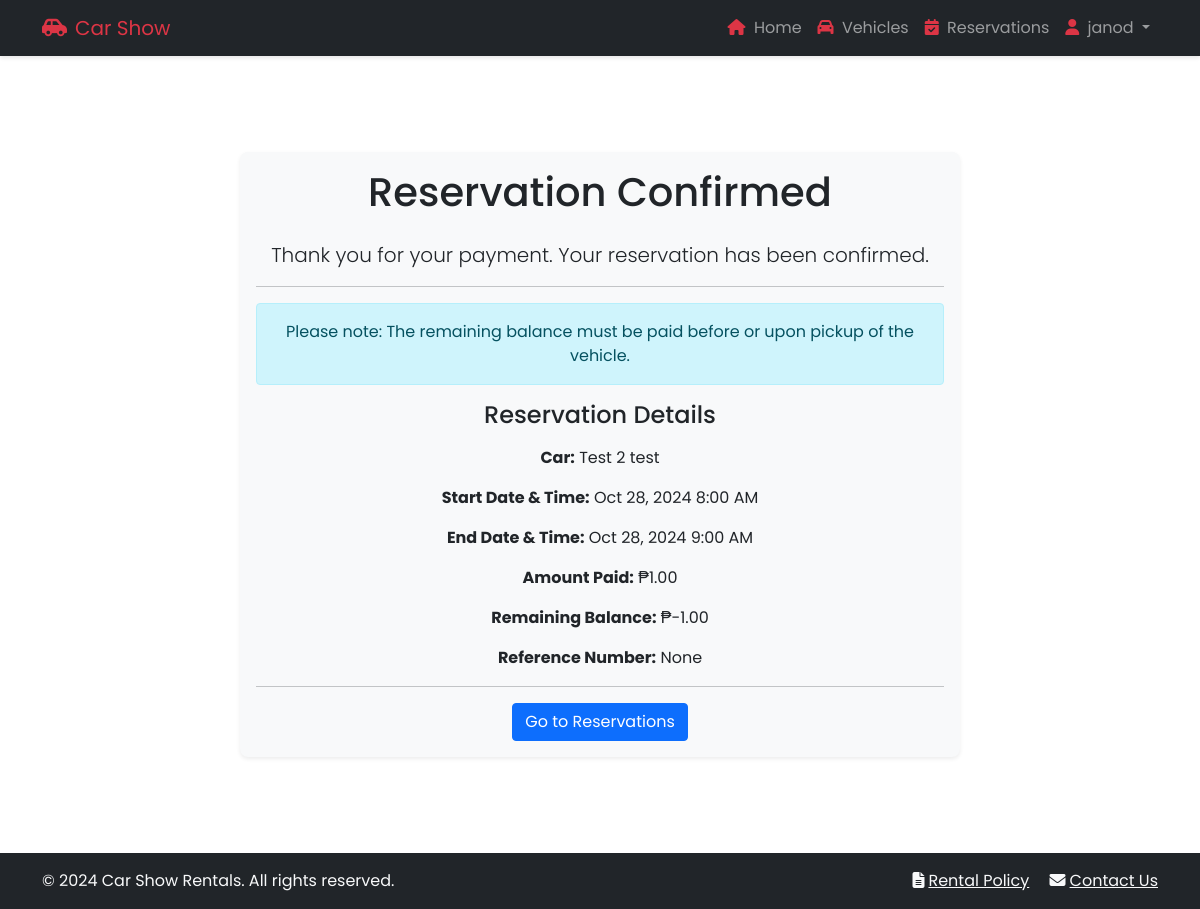
Before: /payment-confirmation/39/ (signed in) with the older database file.
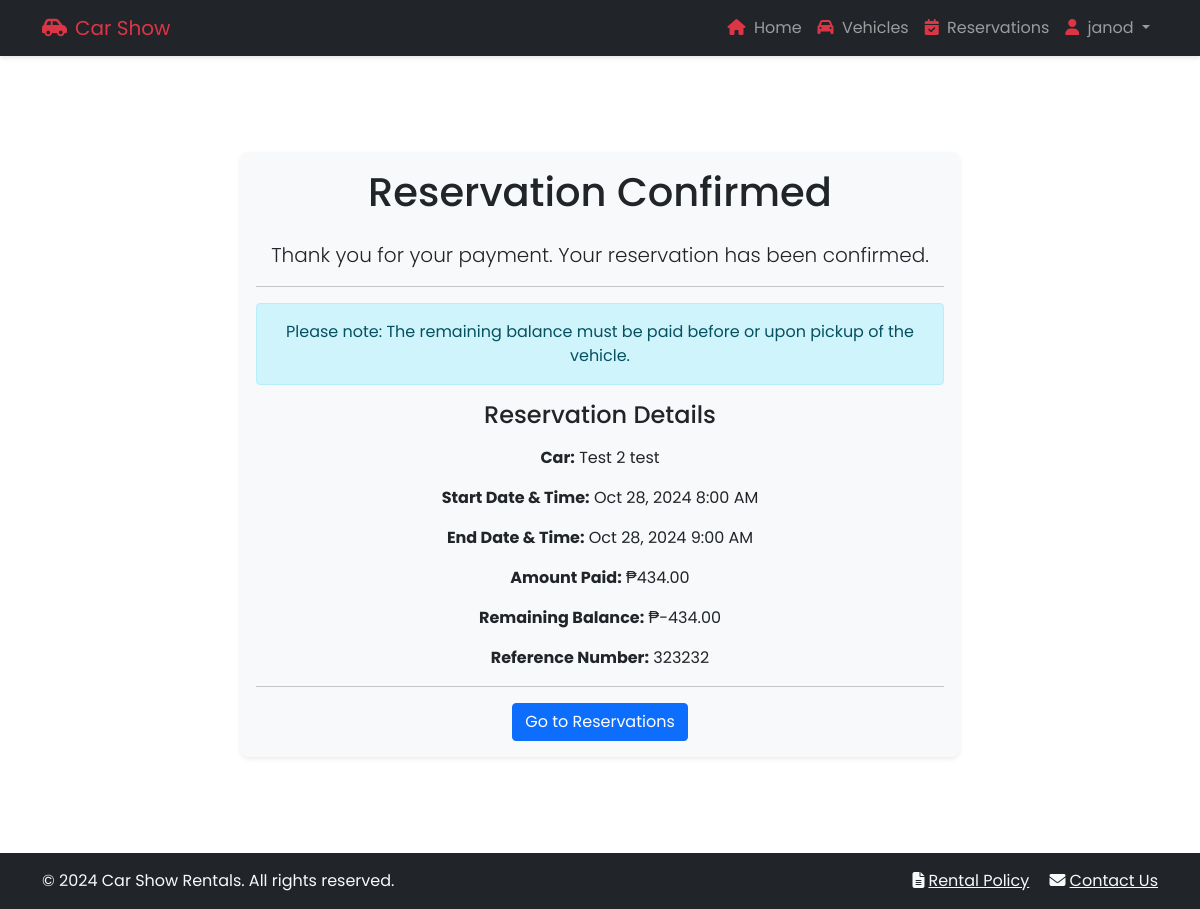
After: the same page with the newer database file.
### backend/models.py (models this page shows, shortened)
class Reservation(models.Model):
    RATE_TYPES = [
        ('hourly', 'Hourly'),
        ('daily', 'Daily'),
        ('weekly', 'Weekly'),
    ]
    STATUS_CHOICES = [
        ('pending', 'Pending'),
        ('partial', 'Partial'),
        ('paid', 'Paid'),
        ('active', 'Active'),
        ('completed', 'Completed'),
        ('cancelled', 'Cancelled'),
    ]
    user = models.ForeignKey(User, on_delete=models.CASCADE)
    car = models.ForeignKey(Car, on_delete=models.CASCADE)
    rate_type = models.CharField(max_length=10, choices=RATE_TYPES)
    start_datetime = models.DateTimeField()
    end_datetime = models.DateTimeField()
    receipt_image = models.ImageField(upload_to='receipts/', blank=True, null=True)
    reference_number = models.CharField(max_length=50, blank=True, null=True)
    amount = models.DecimalField(max_digits=10, decimal_places=2, default=0)
    total_price = models.DecimalField(max_digits=10, decimal_places=2)
    status = models.CharField(max_length=20, choices=STATUS_CHOICES, default='pending')
    created_at = models.DateTimeField(auto_now_add=True)
    updated_at = models.DateTimeField(auto_now=True)
    class Meta:
        ordering = ['-created_at', '-updated_at']

class Car(models.Model):
    CAR_TYPES = [
        ('sedan', 'Sedan'),
        ('suv', 'SUV'),
        ('pick up', 'Pick Up'),
        ('van', 'Van'),
        ('mini van', 'Mini Van'),
    ]
    brand = models.CharField(max_length=100)
    model = models.CharField(max_length=100)
    year = models.IntegerField()
    total_units = models.IntegerField()
    unavailable_units = models.IntegerField(default=0)
    car_type = models.CharField(max_length=20, choices=CAR_TYPES)
    hourly_rate = models.DecimalField(max_digits=8, decimal_places=2)
    daily_rate = models.DecimalField(max_digits=8, decimal_places=2)
    features = models.TextField()
    created_at = models.DateTimeField(auto_now_add=True)
    class Meta:
        ordering = ['-created_at']

### frontend/views.py (the view)
# urls.py: path('payment-confirmation/<int:reservation_id>/', views.payment_confirmation,
@login_required
def payment_confirmation(request, reservation_id):
    reservation = get_object_or_404(Reservation, id=reservation_id, user=request.user)
    if reservation.total_price == reservation.amount:
        payment_type = 'full_payment'
    else:
        payment_type = 'down_payment'
    context = {
        'reservation': reservation,
        'payment_type': payment_type,
        'remaining_balance': reservation.total_price - reservation.amount
    }
    return render(request, 'frontend/payment_confirmation.html', context)

### frontend/templates/frontend/payment_confirmation.html (shortened to what this page needs)
{% extends 'frontend/base.html' %}
{% load static %}
{% block content %}
<div class="container py-5">
    <div class="row justify-content-center">
        <div class="col-md-8">
            <div class="card bg-light shadow-sm">
                <div class="card-body text-center">
                    <h1 class="card-title mb-4">Reservation Confirmed</h1>
                    <p class="lead">Thank you for your payment. Your reservation has been confirmed.</p>
                    <hr>
                    {% if payment_type == 'down_payment' %}
                    <div class="alert alert-info">
                        Please note: The remaining balance must be paid before or upon pickup of the vehicle.
                    </div>
                    {% endif %}
                    <h2 class="h4 mb-3">Reservation Details</h2>
                    <p><strong>Car:</strong> {{ reservation.car.brand }} {{ reservation.car.model }}</p>
                    <p><strong>Start Date & Time:</strong> {{ reservation.start_datetime|date:"M d, Y g:i A"}}</p>
                    <p><strong>End Date & Time:</strong> {{ reservation.end_datetime|date:"M d, Y g:i A"}}</p>
                    <p><strong>Amount Paid:</strong> ₱{{ reservation.amount }}</p>
                    {% if payment_type == 'down_payment' %}
                    <p><strong>Remaining Balance:</strong> ₱{{ remaining_balance }}</p>
                    {% endif %}
                    <p><strong>Reference Number:</strong> {{ reservation.reference_number }}</p>
                    <hr>
                    <a href="{% url 'reservations' %}" class="btn btn-primary">Go to Reservations</a>
                </div>
            </div>
        </div>
    </div>
</div>
{% endblock %}

### frontend/templates/frontend/base.html (shortened to what this page needs)
<!DOCTYPE html>
{% load static %}
<html lang="en">
<head>
    <link href="https://cdn.jsdelivr.net/npm/bootstrap@5.1.3/dist/css/bootstrap.min.css" rel="stylesheet">
    <link rel="stylesheet" href="https://cdnjs.cloudflare.com/ajax/libs/font-awesome/6.1.1/css/all.min.css">
</head>
<body class="d-flex flex-column min-vh-100">
    <div class="toast-container position-fixed top-0 end-0 p-3" style="z-index: 1100">
    </div>
    <nav class="navbar navbar-expand-lg navbar-dark bg-dark">
        <div class="container">
            <a class="navbar-brand text-danger" href="{% url 'home' %}"><i class="fas fa-car-side me-2"></i>Car Show</a>
            <div class="collapse navbar-collapse" id="navbarNav">
                <ul class="navbar-nav ms-auto">
                    <li class="nav-item">
                        <a class="nav-link" href="{% url 'home' %}"><i class="fas fa-home text-danger me-1"></i> Home</a>
                    </li>
                    <li class="nav-item">
                        <a class="nav-link" href="{% url 'cars' %}"><i class="fas fa-car text-danger me-1"></i> Vehicles</a>
                    </li>
                    {% if user.is_authenticated %}
                        <li class="nav-item">
                            <a class="nav-link" href="{% url 'reservations' %}"><i class="fas fa-calendar-check text-danger me-1"></i> Reservations</a>
                        </li>
                        <li class="nav-item dropdown">
                            <a class="nav-link dropdown-toggle" href="#" id="navbarDropdown" role="button" data-bs-toggle="dropdown">
                                <i class="fas fa-user text-danger me-1"></i> {{ user.username }}
                            </a>
                        </li>
                    {% endif %}
                </ul>
            </div>
        </div>
    </nav>
    <main class="flex-grow-1 py-5">
        <div class="container">
            {% block content %}{% endblock %}
        </div>
    </main>
    <footer class="bg-dark text-light mt-auto py-3">
        <div class="container">
            <div class="row">
                <div class="col-md-6 text-center text-md-start">
                    <span>&copy; {% now "Y" %} Car Show Rentals. All rights reserved.</span>
                </div>
                <div class="col-md-6 text-center text-md-end">
                    <a href="{% url 'rental_policy' %}" class="text-light me-3"><i class="fas fa-file-alt me-1"></i>Rental Policy</a>
                    <a href="{% url 'contact_us' %}" class="text-light"><i class="fas fa-envelope me-1"></i>Contact Us</a>
                </div>
            </div>
        </div>
    </footer>
</body>
</html>

### frontend/templates/frontend/base.html (style rules this page uses)
body { font-family: 'Poppins', sans-serif; }
.navbar { box-shadow: 0 2px 4px rgba(0,0,0,.1); }
.card { border: none; border-radius: 0.5rem; box-shadow: 0 4px 6px rgba(0,0,0,.1); transition: all 0.3s ease; }

Changed rows visible on the page:
changed Reservation "Test 2": amount "1.00" → "434.00"; reference_number "None" → "323232"
Other visible differences:
{{ remaining_balance }}: "-1.00" → "-434.00"
